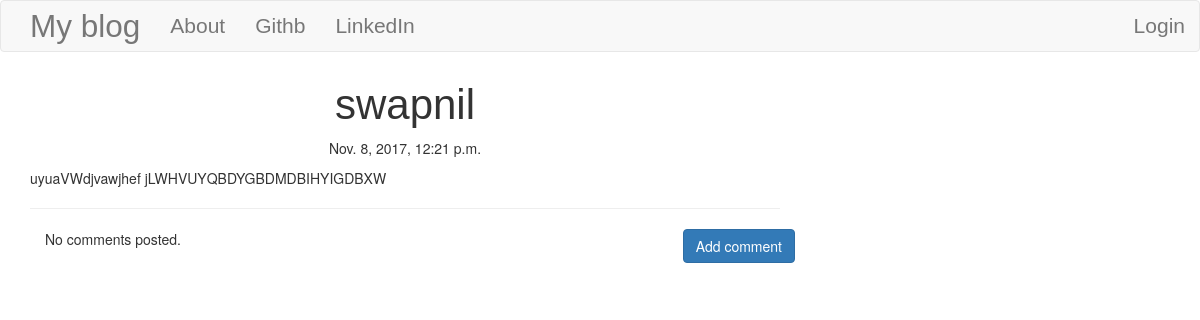
/post/11, run on the app's committed database.
### blog/models.py (models this page shows, shortened)
class Post(models.Model):
    author = models.ForeignKey('auth.User')
    title = models.CharField(max_length=200)
    text = models.TextField()
    created_date = models.DateTimeField(default=timezone.now)
    published_date = models.DateTimeField(blank=True, null=True)

### blog/views.py (the view)
# urls.py: url(r'^post/(?P<pk>\d+)$',views.PostDetailView.as_view(),name='post_detail'),
class PostDetailView(DetailView):
    model = Post

### blog/templates/blog/post_detail.html (shortened to what this page needs)
{% extends 'blog/base.html' %}
{% block content %}
        <h1 class='posttitle loader'>{{ post.title }}</h1>
        {% if post.published_date %}
            <div class="date postdate">
              {{ post.published_date }}
            </div>
        {% else %}
            <a class="btn btn-default" href="{% url 'post_publish' pk=post.pk %}">Publish</a>
        {% endif %}
      <p class='postcontent' >{{ post.text|safe|linebreaksbr }}</p>
  <hr>
  <a class="btn btn-primary btn-comment" href="{% url 'add_comment_to_post' pk=post.pk %}">Add comment</a>
  <div class="container">
  {% for comment in post.comments.all %}
  <br>
      {% if user.is_authenticated or comment.approved_comment %}
              {{ comment.create_date }}
              {% if not comment.approved_comment %}
                  <a class="btn btn-default" href="{% url 'comment_remove' pk=comment.pk %}"><span class="glyphicon glyphicon-remove"></span></a>
                  <a class="btn btn-default" href="{% url 'comment_approve' pk=comment.pk %}"><span class="glyphicon glyphicon-ok"></span></a>
              {% endif %}
          <p>{{ comment.text|safe|linebreaks }}</p>
          <p>Posted by: <strong>{{ comment.author }}</strong></p>
      {% endif %}
  {% empty %}
      <p>No comments posted.</p>
  {% endfor %}
</div>
{% endblock %}

### blog/templates/static/css/hello.css (style rules this page uses)
.postdate { text-align: center; }
.posttitle { font-family: 'Russo One',sans-serif; font-size: 3em; text-align: center; }
.postcontent { font-family: 'Montserrat'; font-size: 1.5em; }
.btn-comment { position: absolute; right: 0px }
.loader { filter: hue-rotate(0deg); color: linear-gradient(45deg,#0f8,#08f); animation:hue 10000ms infinite linear; }

### data on the page
Post: title "swapnil", published_date "Nov. 8, 2017, 12:21 p.m.", text "uyuaVWdjvawjhef jLWHVUYQBDYGBDMDBIHYIGDBXW"
